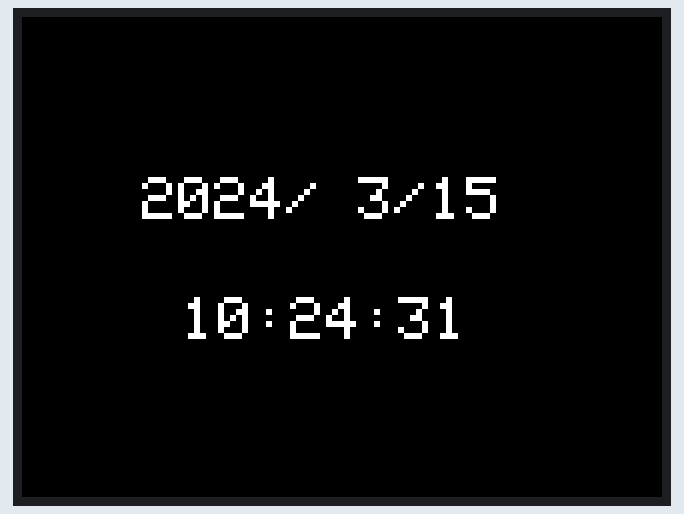
This sketch was run on a simulated ESP32. Shown: 320×240 colour display. WiFi joins after 1.5 s; servers stay silent unless stated; the local clock reads 2024-03-15 10:24:30 at power-on unless the sketch sets it.

Above: at 1.8 s.
At 6.2 s:
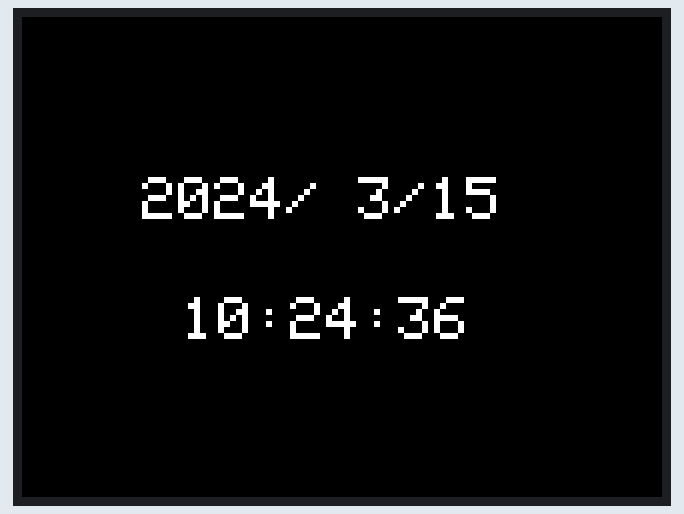
At 10.5 s:
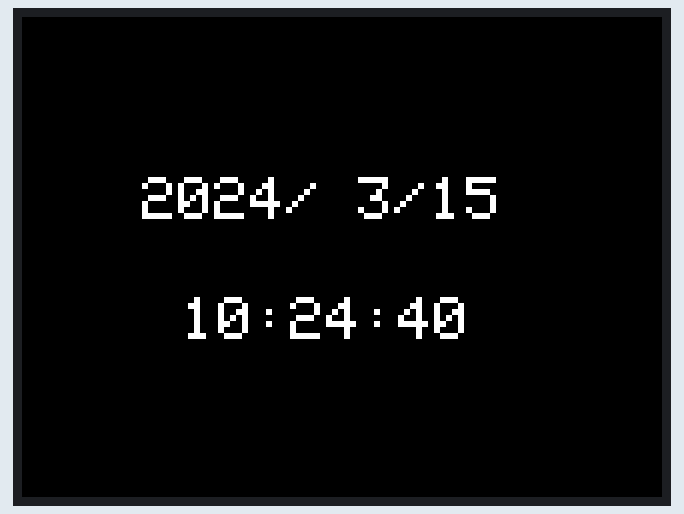
At 20.3 s:
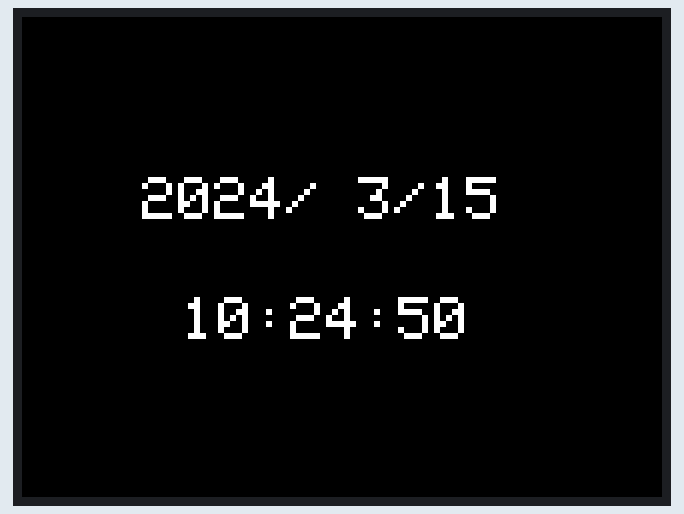
At 30.1 s:
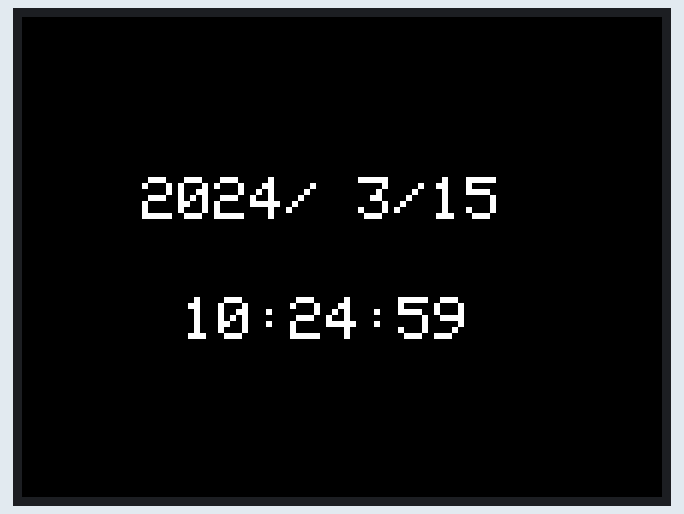
At 38.8 s:
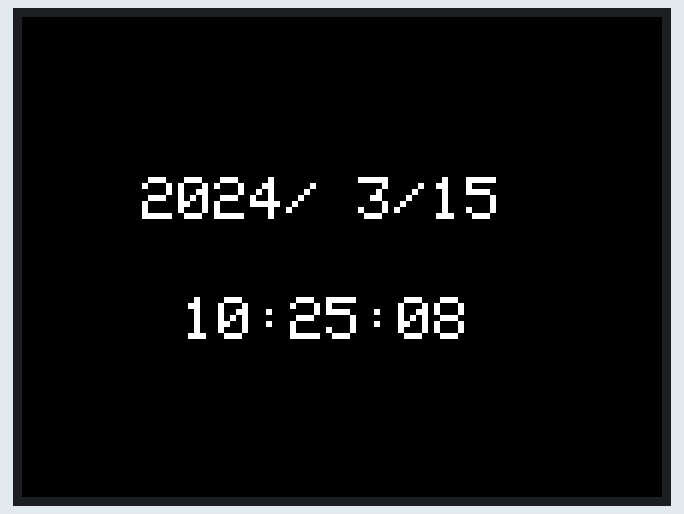

Measured:
- what the display in image 0 shows lasts 1.0 s, from 1.8 s to 2.8 s

The sketch:

ntp.ino
```cpp
#include <M5Stack.h>
#include <WiFi.h>

#define JST (3600L * 9)

const char* ssid = "Wifi_SSID";
const char* password = "Wifi_PASSWORD";

void setup() {
  M5.begin();
  M5.Lcd.setTextSize(2);

  WiFi.begin(ssid, password);
  while (WiFi.status() != WL_CONNECTED) {
    delay(500);
    M5.Lcd.print('.');
  }
  M5.Lcd.println("");
  M5.Lcd.println("WiFi Connected");
  M5.Lcd.print("IP address: ");
  M5.Lcd.println(WiFi.localIP());

  M5.Lcd.setTextSize(3);
  configTime(JST, 0, "ntp.nict.jp", "time.google.com", "ntp,jst.mfeed.ad.jp");
}

void loop() {
  struct tm tm;
  if (getLocalTime(&tm)) {
    M5.Lcd.fillScreen(BLACK);
    M5.Lcd.setCursor(60, 80);
    M5.Lcd.printf("%d/%2d/%2d", tm.tm_year + 1900, tm.tm_mon + 1, tm.tm_mday);
    M5.Lcd.setCursor(80, 140);
    M5.Lcd.printf("%02d:%02d:%02d", tm.tm_hour, tm.tm_min, tm.tm_sec);
  }
  delay(1000);
}
```
